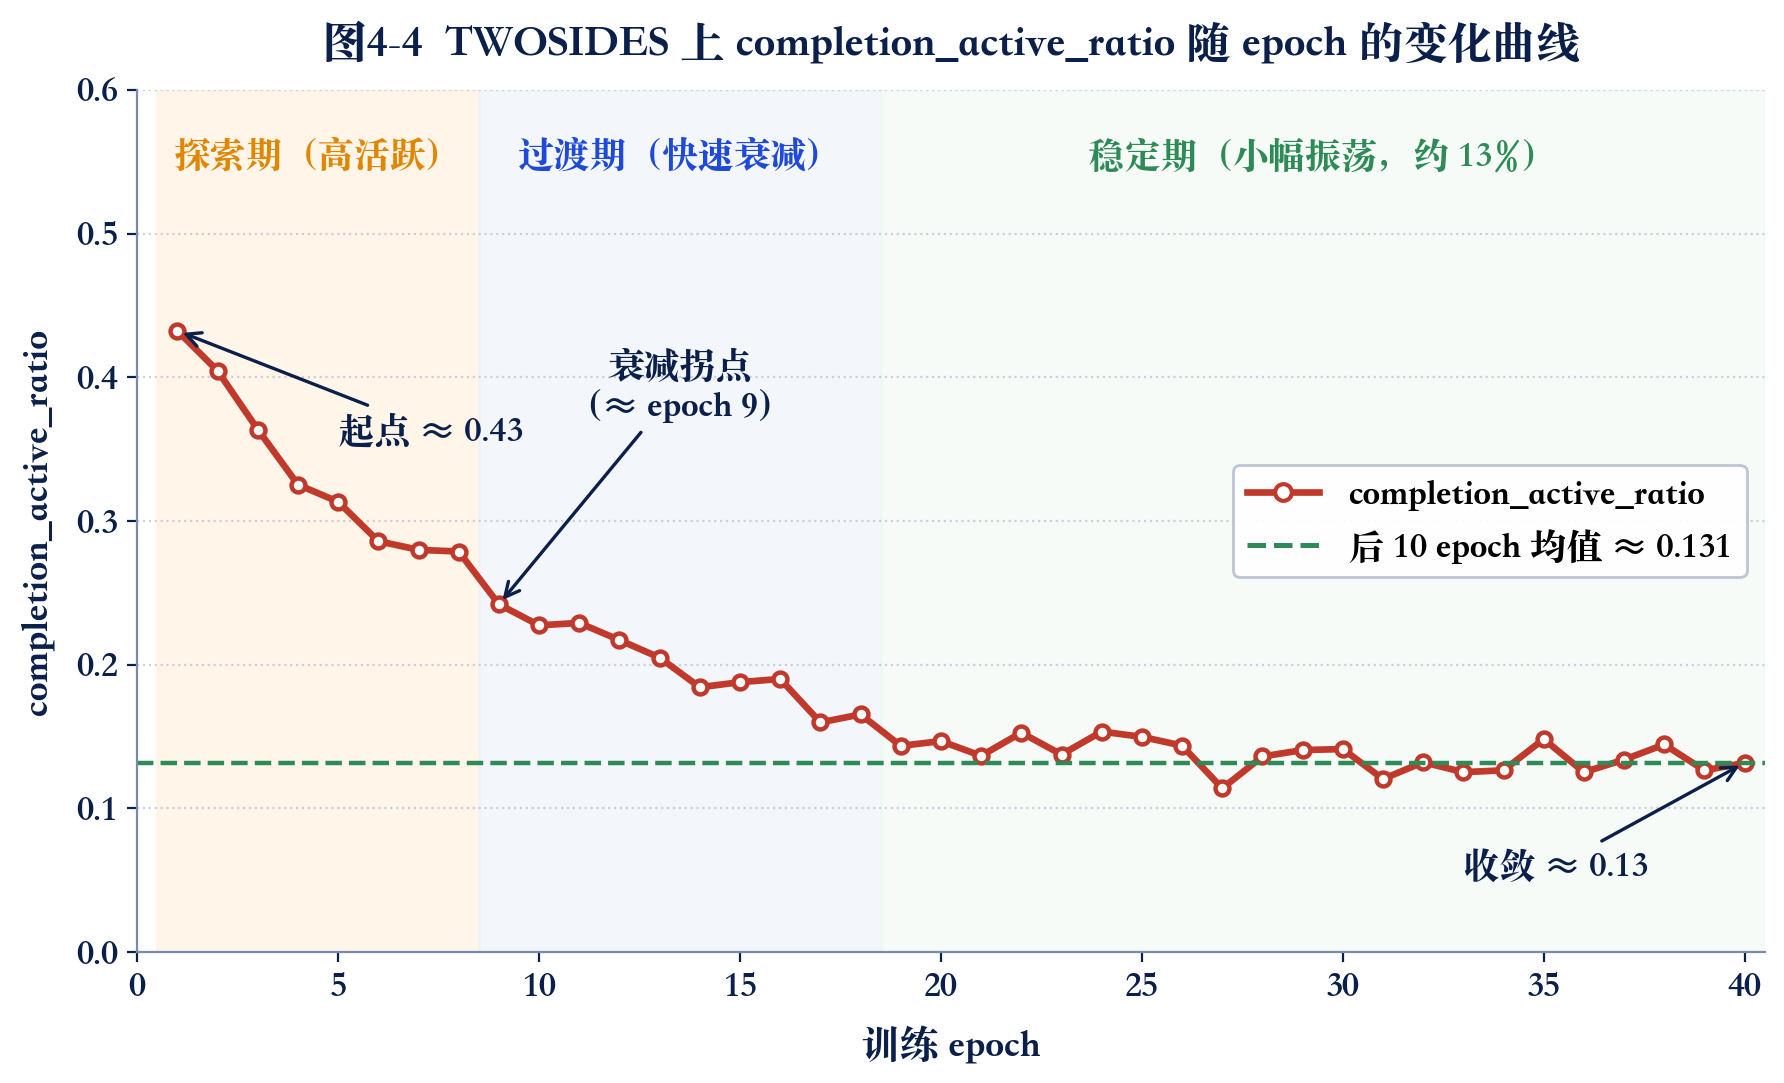

Write the Python code that produced this figure.
# -*- coding: utf-8 -*-
"""图4-4 TWOSIDES 上 completion_active_ratio 随 epoch 的变化曲线。
   —— 本文新增图，用于刻画动态补全开关在训练过程中的活跃度衰减规律 ——"""
import os
import numpy as np
import matplotlib
matplotlib.use("Agg")
import matplotlib.pyplot as plt
import matplotlib.patches as mpatches

plt.rcParams['font.sans-serif'] = ['PingFang SC', 'Heiti SC', 'Songti SC',
                                   'Arial Unicode MS', 'Microsoft YaHei']
plt.rcParams['axes.unicode_minus'] = False


def synth_curve(n_epoch=40, seed=7):
    rng = np.random.default_rng(seed)
    epochs = np.arange(1, n_epoch + 1)
    # 主体趋势：探索期高 → 指数衰减 → 收敛在 ~0.13
    base = 0.13 + 0.34 * np.exp(-epochs / 8.5)
    # 叠加随机扰动
    noise = rng.normal(0.0, 0.012, size=n_epoch)
    noise[:4] *= 1.6  # 早期波动更大
    curve = np.clip(base + noise, 0.0, 1.0)
    return epochs, curve


def main():
    BOX_FS = 13
    HEADER_FS = 14
    TITLE_FS = 16

    fig, ax = plt.subplots(figsize=(10.5, 5.6))
    epochs, curve = synth_curve()

    # 探索期 / 过渡期 / 稳定期 三段背景
    ax.axvspan(0.5, 8.5, color='#FFF1E0', alpha=0.7, zorder=0)
    ax.axvspan(8.5, 18.5, color='#EAF2FB', alpha=0.55, zorder=0)
    ax.axvspan(18.5, 40.5, color='#F1F9F1', alpha=0.55, zorder=0)

    # 主曲线
    ax.plot(epochs, curve, color='#C0392B', linewidth=2.4,
            marker='o', markersize=5, markerfacecolor='white',
            markeredgewidth=1.6, label='completion_active_ratio')

    # 收敛参考线
    converged = float(np.mean(curve[-10:]))
    ax.axhline(converged, color='#2E8B57', linestyle='--', linewidth=1.6,
               label=f'后 10 epoch 均值 ≈ {converged:.3f}')

    # 阶段文字
    ax.text(4.5, 0.555, '探索期（高活跃）', ha='center', va='center',
            fontsize=BOX_FS, color='#E08600', fontweight='bold')
    ax.text(13.5, 0.555, '过渡期（快速衰减）', ha='center', va='center',
            fontsize=BOX_FS, color='#1F49D8', fontweight='bold')
    ax.text(29.5, 0.555, '稳定期（小幅振荡，约 13%）', ha='center', va='center',
            fontsize=BOX_FS, color='#2E8B57', fontweight='bold')

    # 关键点标注：起点 / 拐点 / 收敛点
    ax.annotate(f'起点 ≈ {curve[0]:.2f}',
                xy=(epochs[0], curve[0]), xytext=(5.0, 0.355),
                fontsize=BOX_FS, color='#0B1F4B',
                arrowprops=dict(arrowstyle='->', color='#0B1F4B', lw=1.2))
    ax.annotate('衰减拐点\n（≈ epoch 9）',
                xy=(9, curve[8]), xytext=(13.5, curve[8] + 0.13),
                fontsize=BOX_FS, color='#0B1F4B', ha='center',
                arrowprops=dict(arrowstyle='->', color='#0B1F4B', lw=1.2))
    ax.annotate(f'收敛 ≈ {converged:.2f}',
                xy=(epochs[-1], curve[-1]),
                xytext=(epochs[-1] - 7, curve[-1] - 0.08),
                fontsize=BOX_FS, color='#0B1F4B',
                arrowprops=dict(arrowstyle='->', color='#0B1F4B', lw=1.2))

    # 坐标与样式
    ax.set_xlim(0.5, 40.5)
    ax.set_ylim(0.0, 0.58)
    ax.set_xticks(np.arange(0, 41, 5))
    ax.set_yticks(np.arange(0.0, 0.61, 0.1))
    ax.set_xlabel('训练 epoch', fontsize=BOX_FS + 1, color='#0B1F4B', labelpad=8)
    ax.set_ylabel('completion_active_ratio', fontsize=BOX_FS + 1,
                  color='#0B1F4B', labelpad=8)
    ax.tick_params(axis='both', labelsize=BOX_FS, colors='#0B1F4B')
    for spine in ['top', 'right']:
        ax.spines[spine].set_visible(False)
    for spine in ['left', 'bottom']:
        ax.spines[spine].set_color('#7A8AA8')
    ax.grid(axis='y', linestyle=':', color='#B7C0D4', alpha=0.7)

    # 图例：仅保留两条线（背景色块已在图中用文字标注）
    handles = [
        plt.Line2D([0], [0], color='#C0392B', lw=2.4, marker='o',
                   markerfacecolor='white', markeredgewidth=1.5,
                   label='completion_active_ratio'),
        plt.Line2D([0], [0], color='#2E8B57', lw=1.8, linestyle='--',
                   label=f'后 10 epoch 均值 ≈ {converged:.3f}'),
    ]
    ax.legend(handles=handles, fontsize=BOX_FS, loc='center right',
              frameon=True, framealpha=0.92, edgecolor='#B7C0D4', ncol=1)

    ax.set_title('图4-4  TWOSIDES 上 completion_active_ratio 随 epoch 的变化曲线',
                 fontsize=TITLE_FS, fontweight='bold', color='#0B1F4B', pad=12)

    out_path = os.path.join(os.path.dirname(__file__),
                            'fig4_4_twosides_completion_ratio.png')
    plt.savefig(out_path, dpi=200, bbox_inches='tight')
    plt.close(fig)
    print(f'[完成] 图4-4 已保存至: {out_path}')


if __name__ == '__main__':
    main()
